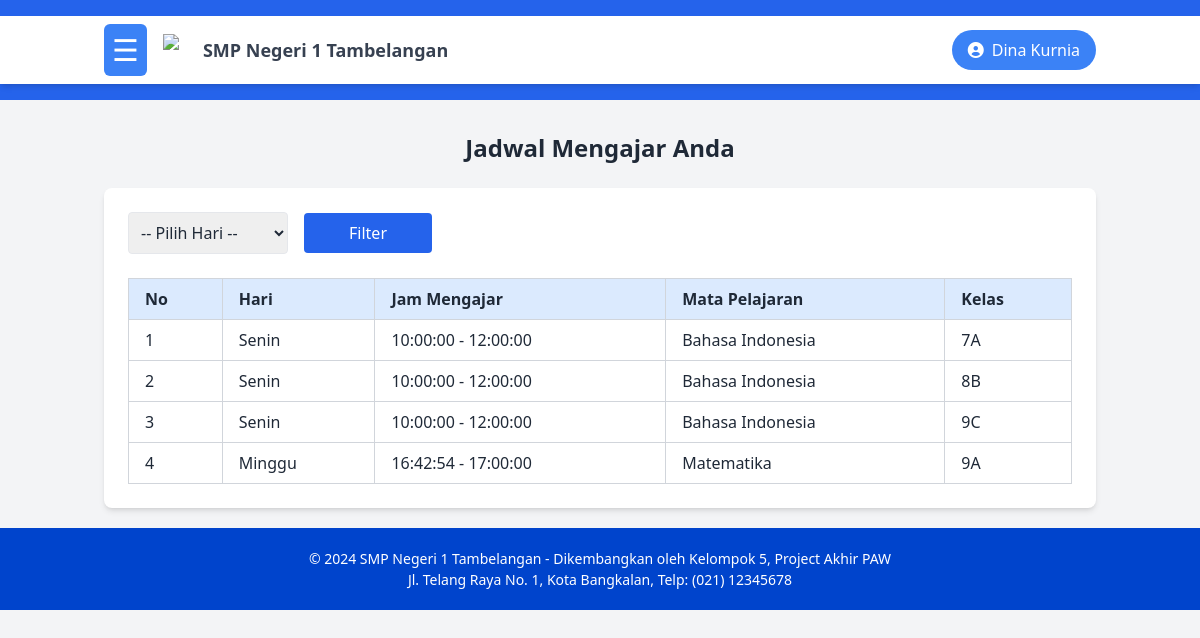
The page /dashboard/guru/Jadwal_Mengajar.php (signed in) on the database its author committed.
### tables this page shows
CREATE TABLE `jadwal` (
  `id_jadwal` int NOT NULL,
  `kelas_id` int NOT NULL,
  `mata_pelajaran_id` int NOT NULL,
  `guru_id` int NOT NULL,
  `hari` enum('Senin','Selasa','Rabu','Kamis','Jum''at','Sabtu','Minggu') DEFAULT NULL,
  `jam_mulai` time NOT NULL,
  `jam_selesai` time NOT NULL
);

CREATE TABLE `mata_pelajaran` (
  `id_mata_pelajaran` int NOT NULL,
  `nama_pelajaran` varchar(100) NOT NULL
);

CREATE TABLE `kelas` (
  `id_kelas` int NOT NULL,
  `nama_kelas` varchar(50) NOT NULL,
  `tingkat` varchar(10) DEFAULT NULL,
  `wali_kelas_id` int DEFAULT NULL
);

### dashboard/guru/Jadwal_Mengajar.php (the view, shortened to what this page needs)
<?php
include "../../koneksi.php";
$guru_id = $_SESSION['guru_id'];
$filter_hari = isset($_POST['hari']) ? $_POST['hari'] : '';
function getJadwalMengajar($guru_id, $filter_hari) {
    global $conn;
    $query = "SELECT j.id_jadwal, j.hari, j.jam_mulai, j.jam_selesai, mp.nama_pelajaran, k.nama_kelas, k.tingkat
              FROM jadwal AS j
              JOIN mata_pelajaran AS mp ON j.mata_pelajaran_id = mp.id_mata_pelajaran
              JOIN kelas AS k ON j.kelas_id = k.id_kelas
              WHERE j.guru_id = '$guru_id'";
    $query .= " ORDER BY j.hari, j.jam_mulai";
    return mysqli_query($conn, $query);
}
?>
<!DOCTYPE html>
<html lang="en">
<head>
  <script src="https://cdn.tailwindcss.com"></script>
</head>
<body class="bg-gray-100 text-gray-800">
  <header id="header" class="bg-blue-600 text-white py-4 transition-all duration-300">
    <?php include '../../layout/header.php'; ?>
  </header>
  <div id="mainContent" class="container mx-auto mt-8 px-4 transition-all duration-300">
    <h2 class="text-2xl font-bold text-center mb-6">Jadwal Mengajar Anda</h2>
    <div class="bg-white shadow-md rounded-lg p-6 overflow-x-auto">
      <form method="POST" action="" class="mb-6">
        <div class="flex items-center space-x-4">
          <div>
            <select name="hari" id="hari" class="p-2 border rounded w-40">
              <option value="" selected disabled>-- Pilih Hari --</option>
            </select>
          </div>
          <div>
            <button type="submit" class="bg-blue-600 text-white p-2 rounded w-32">Filter</button>
          </div>
        </div>
      </form>
      <table class="table-auto w-full text-left border-collapse border border-gray-300">
        <thead>
          <tr>
            <th class="px-4 py-2 border border-gray-300 bg-blue-100">No</th>
            <th class="px-4 py-2 border border-gray-300 bg-blue-100">Hari</th>
            <th class="px-4 py-2 border border-gray-300 bg-blue-100">Jam Mengajar</th>
            <th class="px-4 py-2 border border-gray-300 bg-blue-100">Mata Pelajaran</th>
            <th class="px-4 py-2 border border-gray-300 bg-blue-100">Kelas</th>
          </tr>
        </thead>
        <tbody>
          <?php
          $result = getJadwalMengajar($guru_id, $filter_hari);
          if (mysqli_num_rows($result) > 0) {
            $no = 1;
            while ($row = mysqli_fetch_assoc($result)) {
              echo "<tr>";
              echo "<td class='px-4 py-2 border border-gray-300'>" . $no++ . "</td>";
              echo "<td class='px-4 py-2 border border-gray-300'>" . $row['hari'] . "</td>";
              echo "<td class='px-4 py-2 border border-gray-300'>" . $row['jam_mulai'] . " - " . $row['jam_selesai'] . "</td>";
              echo "<td class='px-4 py-2 border border-gray-300'>" . $row['nama_pelajaran'] . "</td>";
              echo "<td class='px-4 py-2 border border-gray-300'>" . $row["tingkat"] . $row['nama_kelas'] . "</td>";
              echo "</tr>";
            }
          } else {
              echo "<tr><td colspan='5' class='px-4 py-2 border border-gray-300 text-center'>Tidak ada jadwal mengajar untuk saat ini.</td></tr>";
          }
          ?>
        </tbody>
      </table>
    </div>
  </div>
  <?php
    require_once "../../layout/footer.php";
  ?>
</body>
</html>

### rows shown on the page
jadwal: hari "Senin", jam_mulai "10:00:00", jam_selesai "12:00:00", mata_pelajaran.nama_pelajaran "Bahasa Indonesia", kelas.tingkat "7", kelas.nama_kelas "A"
jadwal: hari "Senin", jam_mulai "10:00:00", jam_selesai "12:00:00", mata_pelajaran.nama_pelajaran "Bahasa Indonesia", kelas.tingkat "8", kelas.nama_kelas "B"
jadwal: hari "Senin", jam_mulai "10:00:00", jam_selesai "12:00:00", mata_pelajaran.nama_pelajaran "Bahasa Indonesia", kelas.tingkat "9", kelas.nama_kelas "C"
jadwal: hari "Minggu", jam_mulai "16:42:54", jam_selesai "17:00:00", mata_pelajaran.nama_pelajaran "Matematika", kelas.tingkat "9", kelas.nama_kelas "A"

### other values the page prints
$_SESSION['nama_lengkap'] "Dina Kurnia"
